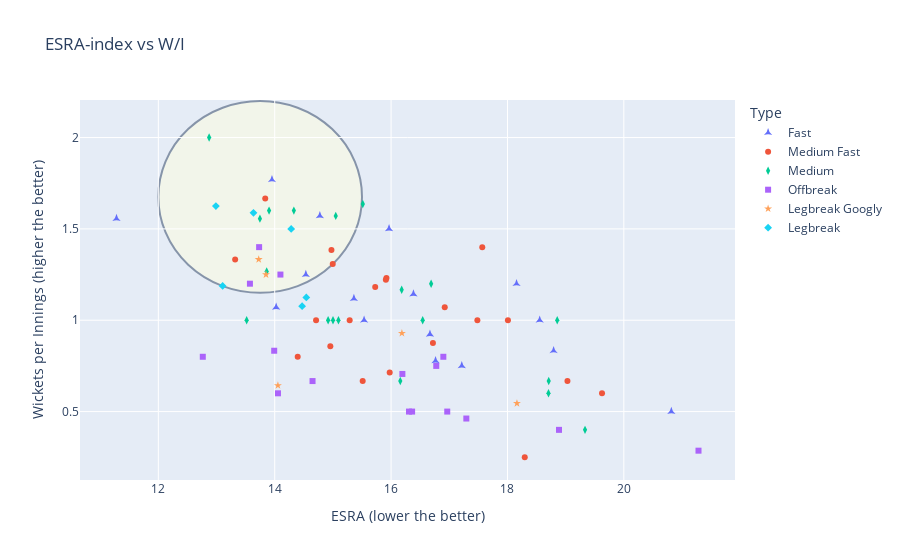

The code cell stored with this chart in its notebook:
### Markdown cell above
**ESRA index vs Bound/Dots_% :**


Conditions for being a strike bowler : `An ESRA index` lower than 15.5, and `W/I` above 1.2 . An ESRA index lesser than 15.5 ensures that overtly expensive bowlers like Cummins or Nortje don't come into the cluster, while W/I greater than 1.2 would be helpful with how active the bowlers were, with respect to taking wickets.

### Code cell
ESRAvsBound_Dots = px.scatter(data_frame=updated_df,x='ESRA',y='W/I',
           hover_name='Player',color='Type',symbol='Type',
           symbol_sequence= ['star-triangle-up', 'circle', 'diamond-tall', 'square','star','diamond'],
                              labels={'ESRA':'ESRA (lower the better)','W/I':'Wickets per Innings (higher the better)'},
                              title='ESRA-index vs W/I')
ESRAvsBound_Dots.add_shape(type='circle',x0=12,x1=15.5,y0=1.15,y1=2.2,fillcolor='lightyellow',opacity=0.5,layer='below')
ESRAvsBound_Dots.show()
strike_bowlers = updated_df[(updated_df['ESRA']<15.5)&(updated_df['W/I']>1)&(updated_df['I']>5)].sort_values('W/I',ascending=False)[['Player','Type','W/I','ESRA']]
strike_bowlers.head()

### Figure 1 — Plotly figure (JSON) as saved in the notebook; plotly's stock layout.template omitted (floating-point values rounded to 4 significant figures)
{"data": [{"hovertemplate": "<b>%{hovertext}</b><br><br>Type=Fast<br>ESRA (lower the better)=%{x}<br>Wickets per Innings (higher the better)=%{y}<extra></extra>", "hovertext": ["A Nortje", "AS Joseph", "CJ Jordan", "JJ Bumrah", "K Rabada", "KR Sen", "LH Ferguson", "M Prasidh Krishna", "Mohammed Shami", "Mohsin Khan", "OF Smith", "PVD Chameera", "RP Meredith", "Shivam Mavi", "TS Mills", "Umran Malik"], "legendgroup": "Fast", "marker": {"color": "#636efa", "symbol": "star-triangle-up"}, "mode": "markers", "name": "Fast", "orientation": "v", "showlegend": true, "type": "scatter", "x": [15.96, 16.76, 20.82, 14.03, 13.95, 16.38, 16.67, 15.36, 14.54, 11.28, 18.55, 17.21, 15.54, 18.79, 18.16, 14.78], "xaxis": "x", "y": [1.5, 0.778, 0.5, 1.071, 1.769, 1.143, 0.923, 1.118, 1.25, 1.556, 1, 0.75, 1, 0.833, 1.2, 1.571], "yaxis": "y"}, {"hovertemplate": "<b>%{hovertext}</b><br><br>Type=Medium Fast<br>ESRA (lower the better)=%{x}<br>Wickets per Innings (higher the better)=%{y}<extra></extra>", "hovertext": ["AD Russell", "AJ Tye", "Arshdeep Singh", "Avesh Khan", "B Kumar", "C Sakariya", "D Pretorius", "DJ Willey", "DR Sams", "HH Pandya", "JR Hazlewood", "M Jansen", "Mohammed Siraj", "Mukesh Choudhary", "PJ Cummins", "R Shepherd", "Simarjeet Singh", "SN Thakur", "TA Boult", "UT Yadav", "Yash Dayal"], "legendgroup": "Medium Fast", "marker": {"color": "#EF553B", "symbol": "circle"}, "mode": "markers", "name": "Medium Fast", "orientation": "v", "showlegend": true, "type": "scatter", "x": [15.0, 19.03, 15.98, 14.97, 14.96, 14.71, 17.48, 18.3, 15.73, 14.39, 13.84, 16.72, 19.62, 15.92, 17.57, 18.01, 15.51, 16.92, 15.29, 13.32, 15.91], "xaxis": "x", "y": [1.308, 0.667, 0.714, 1.385, 0.857, 1, 1, 0.25, 1.182, 0.8, 1.667, 0.875, 0.6, 1.231, 1.4, 1, 0.667, 1.071, 1, 1.333, 1.222], "yaxis": "y"}, {"hovertemplate": "<b>%{hovertext}</b><br><br>Type=Medium<br>ESRA (lower the better)=%{x}<br>Wickets per Innings (higher the better)=%{y}<extra></extra>", "hovertext": ["Akash Deep", "Basil Thampi", "DJ Bravo", "Fazalhaq Farooqi", "HV Patel", "JD Unadkat", "JO Holder", "KA Pollard", "KK Ahmed", "MR Marsh", "Mustafizur Rahman", "OC McCoy", "PJ Sangwan", "R Dhawan", "Ramandeep Singh", "Sandeep Sharma", "T Natarajan", "TG Southee", "VG Arora"], "legendgroup": "Medium", "marker": {"color": "#00cc96", "symbol": "diamond-tall"}, "mode": "markers", "name": "Medium", "orientation": "v", "showlegend": true, "type": "scatter", "x": [18.86, 16.54, 14.33, 18.71, 13.86, 16.69, 16.18, 16.16, 13.9, 15.1, 15.0, 15.05, 13.52, 14.92, 12.87, 19.33, 15.51, 13.75, 18.7], "xaxis": "x", "y": [1, 1, 1.6, 0.667, 1.267, 1.2, 1.167, 0.667, 1.6, 1, 1, 1.571, 1, 1, 2, 0.4, 1.636, 1.556, 0.6], "yaxis": "y"}, {"hovertemplate": "<b>%{hovertext}</b><br><br>Type=Offbreak<br>ESRA (lower the better)=%{x}<br>Wickets per Innings (higher the better)=%{y}<extra></extra>", "hovertext": ["AR Patel", "GJ Maxwell", "Harpreet Brar", "HR Shokeen", "J Suchith", "K Gowtham", "KH Pandya", "Lalit Yadav", "LS Livingstone", "MJ Santner", "MM Ali", "R Ashwin", "R Sai Kishore", "RA Jadeja", "Shahbaz Ahmed", "Washington Sundar"], "legendgroup": "Offbreak", "marker": {"color": "#ab63fa", "symbol": "square"}, "mode": "markers", "name": "Offbreak", "orientation": "v", "showlegend": true, "type": "scatter", "x": [17.29, 14.06, 16.9, 18.89, 13.73, 14.1, 13.99, 16.36, 16.31, 14.65, 12.76, 16.19, 13.57, 16.96, 21.28, 16.78], "xaxis": "x", "y": [0.462, 0.6, 0.8, 0.4, 1.4, 1.25, 0.833, 0.5, 0.5, 0.667, 0.8, 0.706, 1.2, 0.5, 0.286, 0.75], "yaxis": "y"}, {"hovertemplate": "<b>%{hovertext}</b><br><br>Type=Legbreak Googly<br>ESRA (lower the better)=%{x}<br>Wickets per Innings (higher the better)=%{y}<extra></extra>", "hovertext": ["CV Varun", "K Kartikeya", "M Theekshana", "Ravi Bishnoi", "SP Narine"], "legendgroup": "Legbreak Googly", "marker": {"color": "#FFA15A", "symbol": "star"}, "mode": "markers", "name": "Legbreak Googly", "orientation": "v", "showlegend": true, "type": "scatter", "x": [18.16, 13.85, 13.72, 16.19, 14.05], "xaxis": "x", "y": [0.545, 1.25, 1.333, 0.929, 0.643], "yaxis": "y"}, {"hovertemplate": "<b>%{hovertext}</b><br><br>Type=Legbreak<br>ESRA (lower the better)=%{x}<br>Wickets per Innings (higher the better)=%{y}<extra></extra>", "hovertext": ["Kuldeep Yadav", "M Ashwin", "PWH de Silva", "Rashid Khan", "RD Chahar", "YS Chahal"], "legendgroup": "Legbreak", "marker": {"color": "#19d3f3", "symbol": "diamond"}, "mode": "markers", "name": "Legbreak", "orientation": "v", "showlegend": true, "type": "scatter", "x": [14.28, 14.54, 12.99, 13.11, 14.47, 13.63], "xaxis": "x", "y": [1.5, 1.125, 1.625, 1.188, 1.077, 1.588], "yaxis": "y"}], "layout": {"legend": {"title": {"text": "Type"}, "tracegroupgap": 0}, "shapes": [{"fillcolor": "lightyellow", "layer": "below", "opacity": 0.5, "type": "circle", "x0": 12, "x1": 15.5, "y0": 1.15, "y1": 2.2}], "title": {"text": "ESRA-index vs W/I"}, "xaxis": {"anchor": "y", "domain": [0, 1], "title": {"text": "ESRA (lower the better)"}}, "yaxis": {"anchor": "x", "domain": [0, 1], "title": {"text": "Wickets per Innings (higher the better)"}}}}
